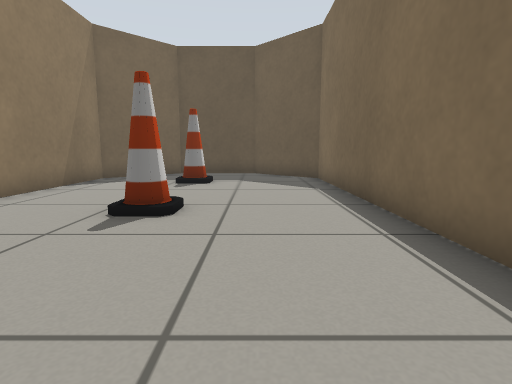
view 1 (above)

13 first-person views from a walk through a Gazebo world. The camera is 0.5 m above the floor, tilts 8° down and sees 80° across. The floor is counted in squares, 0.5 m on a side. Each view is taken from the middle of a square. On the plan, view 1 faces up. The plan holds only what a view shows up to about 12 squares ahead; the rest is blank.

view 2
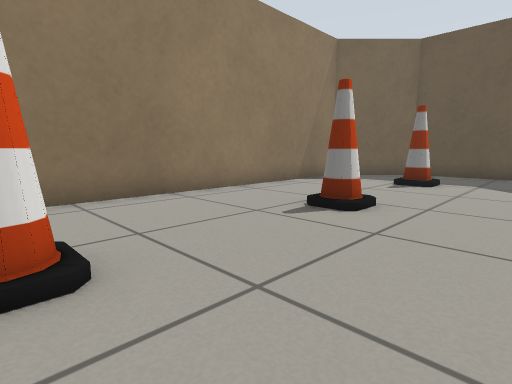

view 3
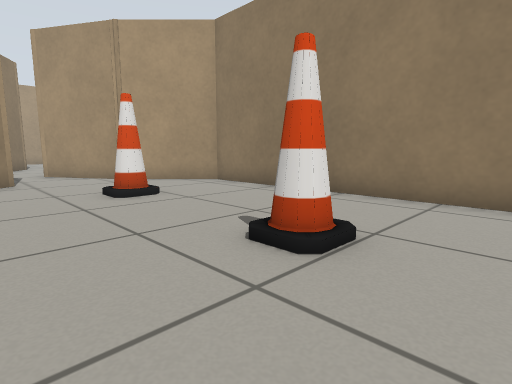

view 4
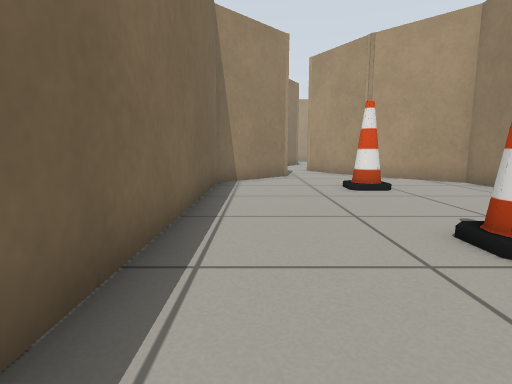

view 5
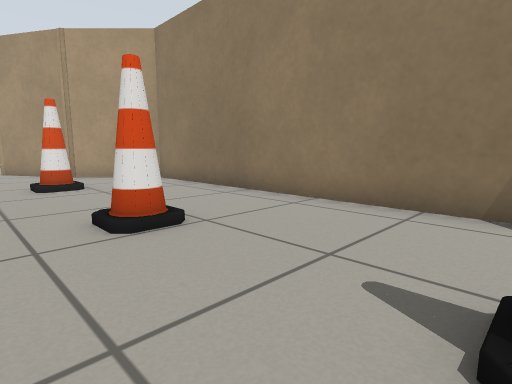

view 6
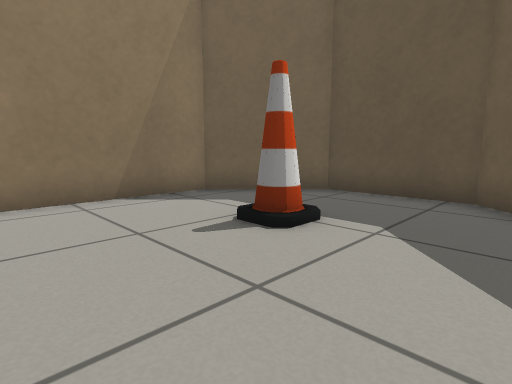

view 7
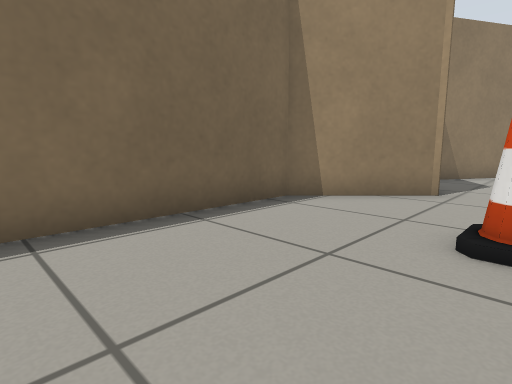

view 8
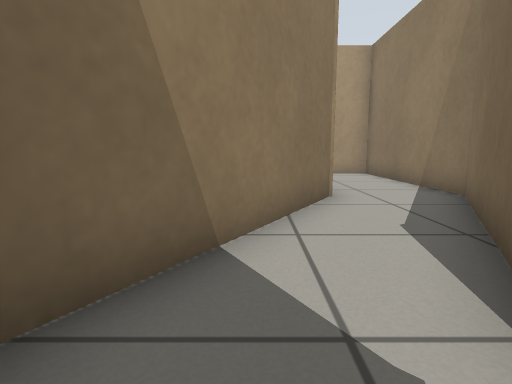

view 9
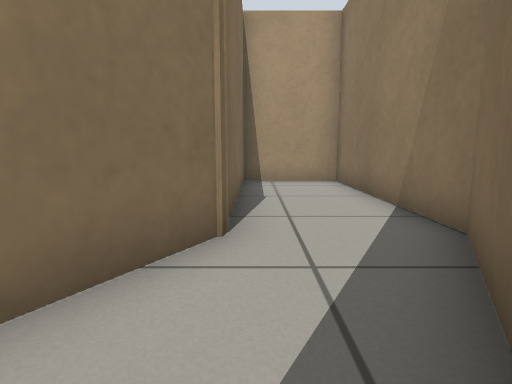

view 10
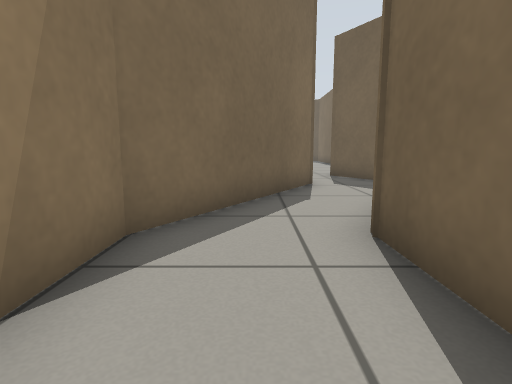

view 11
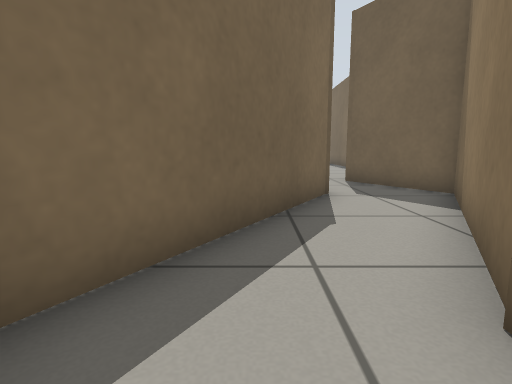

view 12
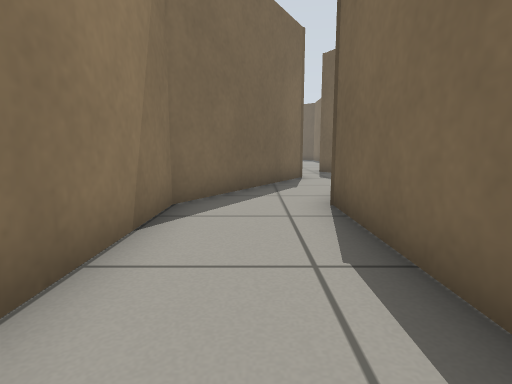

view 13
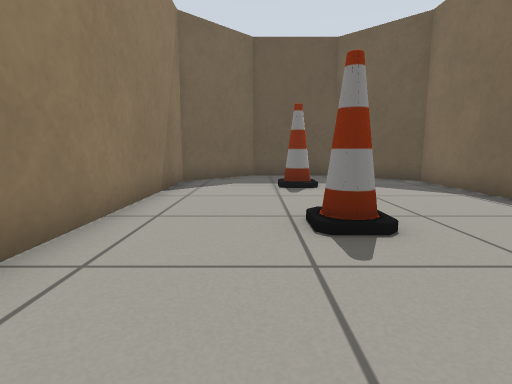

### Floor plan
Ten units are one square. View 1 is at (0, 0); x grows to the right and y downward. Boxes are objects, and circles mark ways between rooms. Rooms are numbered by the first view taken in them; rooms with no view inside come last. Other rooms are left out.
<svg viewBox="-58 -132 84 313">
<path fill="none" stroke="#000" d="M-31 32 -21 49M-1 34 21 11 21 -105 0 -127 -31 -127 -53 -105 -53 11 -29 34M-21 49 -14 61 -31 91M-7 100 15 62 -1 34M-31 91 -45 116 -45 176 -16 176 -16 115 -7 100"/>
<rect x="-25" y="-5" width="10" height="10" fill="#bbb"><title>cone</title></rect>
<rect x="-25" y="-55" width="10" height="10" fill="#bbb"><title>cone</title></rect>
<rect x="-25" y="-95" width="10" height="10" fill="#bbb"><title>cone</title></rect>
<circle cx="-10" cy="40" r="3" fill="#2a7"/>
<circle cx="-20" cy="100" r="3" fill="#2a7"/>
<text x="-20" y="-40">1</text>
<text x="-10" y="70">2</text>
<text x="-30" y="140">3</text>
</svg>
Room 1 opens to room 2. Room 2 opens to room 3.

Where each view was taken, in squares from view 1:
view 1: 0 up, 0 right, facing up
view 2: 0 up, 1 right, facing up-left
view 3: 7 up, 1 right, facing down-left
view 4: 8 up, 1 right, facing down
view 5: 9 up, 0 right, facing down-left
view 6: 6 up, 1 right, facing up-left
view 7: 4 up, 2 left, facing down-right
view 8: 5 down, 0 right, facing down
view 9: 8 down, 2 left, facing down
view 10: 15 down, 3 left, facing up
view 11: 13 down, 3 left, facing up
view 12: 17 down, 3 left, facing up
view 13: 1 up, 3 left, facing up
